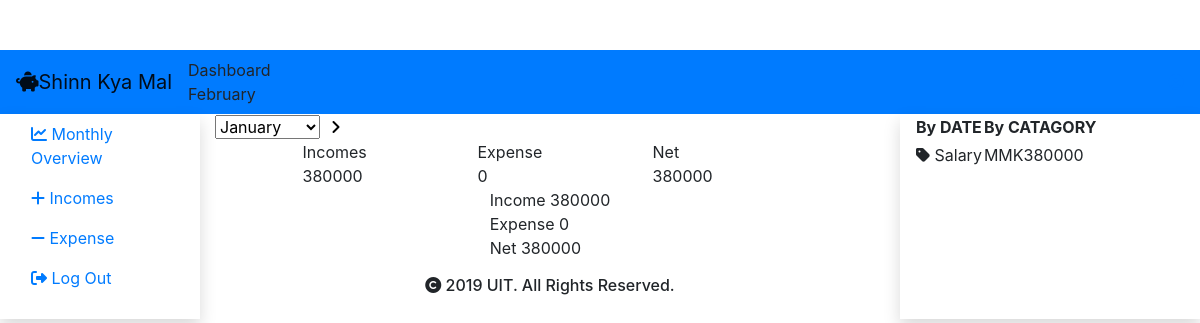
The page /main/monthlyMainPage.php?month=02 (signed in) on the database its author committed.
### tables this page shows
CREATE TABLE `incomebycat` (
  `income_cat_fk_id` int(11) NOT NULL,
  `income_user_cat_id` int(11) NOT NULL,
  `income_cat_amount` int(11) NOT NULL,
  `income_cat_date` date NOT NULL
);

CREATE TABLE `incomecat` (
  `income_categories_id` int(11) NOT NULL,
  `income_categories_name` varchar(255) NOT NULL,
  `extra_cat_on_user_id` int(255) NOT NULL
);

### main/monthlyMainPage.php (the view, shortened to what this page needs)
<?php
    include("cons/config.php");
    if(isset($_SESSION['user']))
    {
        $id=$_SESSION['id'];
        $month = $_GET['month'];
        $monthToStyle = $month;
    }
    else if(!isset($_SESSION['user']))
    {
        header("location: signinPage.php?");
        exit();
    }
?>
<!DOCTYPE html>
<html lang="en">
<head>
    <link rel="stylesheet" href="https://maxcdn.bootstrapcdn.com/bootstrap/4.3.1/css/bootstrap.min.css">
    <link rel="stylesheet" href="style.php?month=<?php echo($monthToStyle) ?>" type="text/css">
</head>
<body>
    <div class="preloader" id="Loader">
        </div>
    <header id="main">
        <nav class="navbar navbar-light bg-primary">
            <a class="navbar-brand" href="#"><i class="fas fa-piggy-bank"></i>Shinn Kya Mal</a>
            <ul class="navbar-nav mr-auto my-auto">
                <li class="nav-item">
                    Dashboard
                </li>
                <li class="nav-item">
                    <?php
                       if($month == "01")
                       {
                           echo("January");
                       }
                       else if($month == "02")
                       {
                            echo("February");
                       }
                    ?>
                </li>
            </ul>
            <span><a href="profilePage.php?"><i class="fas fa-user-circle"></i></a></span>
        </nav>
    </header>
    <?php
        $current = date('m', time());
    ?>
    <section id="sub-Main">
        <div class="container-fluid">
            <div class="row">
                <div class="col-2 shadow justify-content-md-center" id="left-column">
                    <ul class="nav flex-column">
                        <li class="nav-item">
                            <a class="nav-link" href="monthlyMainPage.php?month=<?php echo($current) ?>">
                                <i class="fas fa-chart-line"></i>
                                <span>Monthly Overview</span>
                            </a>
                        </li>
                        <li class="nav-item">
                            <a class="nav-link" href="incomeMainPage.php?month=<?php echo($current) ?>">
                                <i class="fas fa-plus"></i>
                                <span>Incomes</span>
                            </a>
                        </li>
                        <li class="nav-item">
                            <a class="nav-link" href="expenseMainPage.php?month=<?php echo($current) ?>">
                                <i class="fas fa-minus"></i>
                                <span>Expense</span>
                            </a>
                        </li>
                        <li class="nav-item">
                            <a class="nav-link" href="logout_inc.php?">
                                <i class="fas fa-sign-out-alt"></i>
                                <span> Log Out</span>
                            </a>
                        </li>
                    </ul>
                </div>
                <div class="col-7 dashboard " id="middle-column">
                    <form action="" method="POST">
                        <div id="clock">
                            <select id="months" name="month">
                                <option value="January">January</option>
                            </select>
                            <button type="submit" style="border:none;outline:none;background:transparent;" name="goToMonth"><i class="fas fa-angle-right gray"></i></button>
                        </div>
                    </form>
                        <?php
                            $totalExp = 0;
                            $totalIn = 0;
                            $sqlTotalIn = "SELECT * FROM incomebycat WHERE income_user_cat_id='$id' AND MONTH(income_cat_date)='$month' ";
                            $resultTotalIn = mysqli_query($conn, $sqlTotalIn);
                            while($rowTotalIn = $resultTotalIn->fetch_assoc())
                            {
                                $totalIn = $totalIn + $rowTotalIn['income_cat_amount'];
                            }
                            $totalNet = $totalIn - $totalExp;
                        ?>
                    <div class="frame1">
                        <div class="row justify-content-md-center">
                            <div class="plan basic col-3" onclick="void(0);">
                                <div class="title">Incomes</div>
                                <div class="price"><?php echo($totalIn) ?></div>
                            </div>
                            <div class="plan pro col-3" onclick="void(0);">
                                <div class="title">Expense</div>
                                <div class="price"><?php echo($totalExp) ?></div>
                            </div>
                            <div class="plan premium col-3" onclick="void(0);">
                                <div class="title">Net</div>
                                <div class="price"><?php echo($totalNet) ?></div>
                            </div>
                        </div>
                        <div class="row justify-content-md-center">
                            <div class="datas">
                                <div class="data users">
                                    <div class="text">
                                        <span class="left">Income</span>
                                        <span class="right"><?php echo($totalIn) ?></span>
                                    </div>
                                </div>
                                <div class="data gb">
                                    <div class="text">
                                        <span class="left">Expense</span>
                                        <span class="right"><?php echo($totalExp) ?></span>
                                    </div>
                                </div>
                                <div class="data projects">
                                    <div class="text">
                                        <span class="left">Net</span>
                                        <span class="right"><?php echo($totalNet) ?></span>
                                    </div>
                                </div>
                            </div>
                        </div>
                        <div class="row justify-content-md-center py-3">
                            <h6><i class="fas fa-copyright"></i> 2019 UIT. All Rights Reserved. </h6>
                        </div>
                    </div>
                </div>
                <div class="col-3 shadow" id="right-column">
                    <table>
                        <tr>
                            <th id="borderchange1" onclick="bydate()">By DATE</th>
                            <th id="borderchange2" onclick="bycata()">By CATAGORY</th>
                        </tr>
                        <tr class="blank_row">
                            <td colspan="1"></td>
                        </tr>
                        <tbody id="bycata">
                        <?php
                            $sqlByCatTable = "SELECT incomebycat.*, incomecat.income_categories_name FROM incomebycat LEFT JOIN incomecat ON income_cat_fk_id=income_categories_id WHERE income_user_cat_id='$id' AND MONTH(income_cat_date)='$month'  ";
                            $resultByCatTable = mysqli_query($conn, $sqlByCatTable);
                            while($rowByCatTable = mysqli_fetch_assoc($resultByCatTable))
                            {
                                if($rowByCatTable['income_cat_amount'] != 0)
                                {
                        ?>
                             <tr class="incomeCategory">
                                <td>
                                    <i class='fas fa-tag'></i> <?php echo($rowByCatTable['income_categories_name']) ?>
                                </td>
                                <td class="money">MMK<?php echo($rowByCatTable['income_cat_amount']) ?></td>
                            </tr>
                        <?php
                                }
                            }
                        ?>
                        </tbody>
                    </table>
                </div>
            </div>
        </div>
    </section>
</body>
</html>

### rows shown on the page
incomebycat: income_cat_fk.income_categories_name "Salary", income_cat_amount "380000"

### other values the page prints
$totalIn "380000"
$totalExp "0"
$totalNet "380000"
